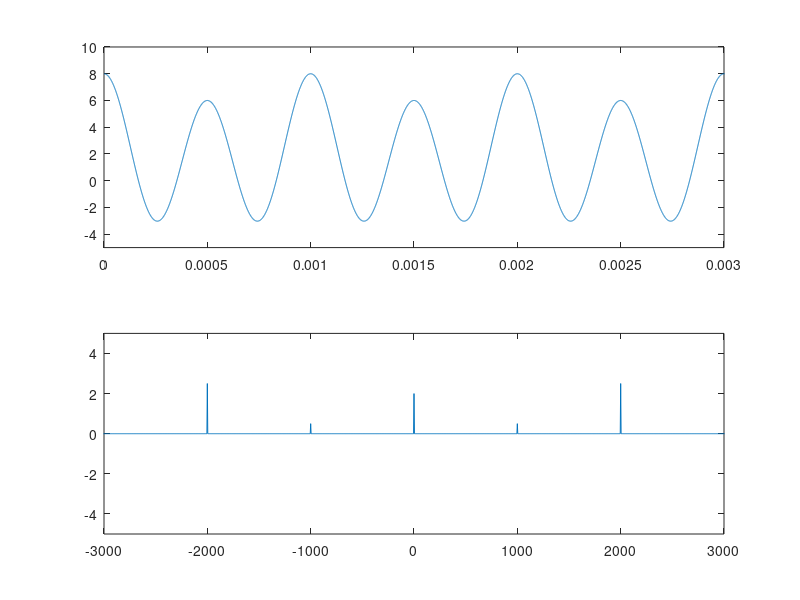

This chart was generated by the following MATLAB code:
clc
clear all
close all

%------------------------------------------------------------- |período
f = 1e3; %frequencia do seno
N = 2000; %fator de super amostragem
fs = N*f; %frequencia de amostragem
num_periodo = 250; %numero de periodos
t_final = num_periodo*(1/f);
Ts = 1/fs; %tempo de amostragem (espaço entre as amostras)
t = [0:Ts:t_final]; %subtrai Ts para remover a 41 amostra
passo_f = 1/t_final; %para vincular o sinal de entrada com o gráfico da frequencia
freq = [-fs/2:passo_f:fs/2];

%-------------------------------------------------------------- | plot seno
A = 6;
y = 2 + cos(2*pi*f*t)+5*cos(4*pi*f*t);
subplot(211)
plot(t,y)

%-------------------------------------------------------------
axis([0 3/f -5 10]) %para ajustar os eixos e visualizar apenas o primeiro período

%------------------------------------------------------------- |
%transformada de fourrier
Y = fft(y)/length(y);
subplot(212)
plot(freq,abs(fftshift(Y))) % para deslocar e plotar o módulo no gráfico
axis([-3000 3000 -5 5])

%---------------------------------------------------------------|
%Potência
pot_y = sum(y.^2)/length(y)

